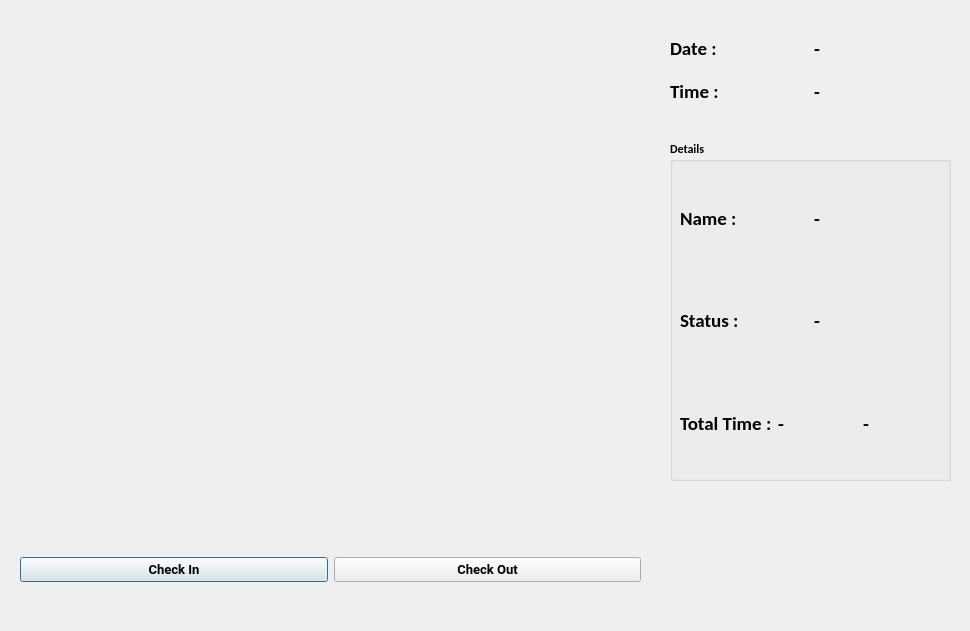
<?xml version="1.0" encoding="UTF-8"?>
<ui version="4.0">
 <class>OutputDialog</class>
 <widget class="QDialog" name="OutputDialog">
  <property name="geometry">
   <rect>
    <x>0</x>
    <y>0</y>
    <width>970</width>
    <height>631</height>
   </rect>
  </property>
  <property name="minimumSize">
   <size>
    <width>0</width>
    <height>0</height>
   </size>
  </property>
  <property name="maximumSize">
   <size>
    <width>1920</width>
    <height>1080</height>
   </size>
  </property>
  <property name="font">
   <font>
    <family>Calibri</family>
    <weight>75</weight>
    <bold>true</bold>
   </font>
  </property>
  <property name="windowTitle">
   <string>Facial Recognition</string>
  </property>
  <property name="windowIcon">
   <iconset resource="resource.qrc">
    <normaloff>:/icon/icon.png</normaloff>:/icon/icon.png</iconset>
  </property>
  <widget class="QLabel" name="imgLabel">
   <property name="geometry">
    <rect>
     <x>0</x>
     <y>0</y>
     <width>640</width>
     <height>480</height>
    </rect>
   </property>
   <property name="minimumSize">
    <size>
     <width>640</width>
     <height>480</height>
    </size>
   </property>
   <property name="maximumSize">
    <size>
     <width>640</width>
     <height>480</height>
    </size>
   </property>
   <property name="text">
    <string/>
   </property>
  </widget>
  <widget class="QWidget" name="horizontalLayoutWidget">
   <property name="geometry">
    <rect>
     <x>20</x>
     <y>530</y>
     <width>621</width>
     <height>80</height>
    </rect>
   </property>
   <layout class="QHBoxLayout" name="horizontalLayout">
    <item>
     <widget class="QPushButton" name="CheckInButton">
      <property name="font">
       <font>
        <family>Roboto</family>
        <pointsize>10</pointsize>
        <weight>75</weight>
        <bold>true</bold>
       </font>
      </property>
      <property name="text">
       <string>Check In</string>
      </property>
      <property name="checkable">
       <bool>true</bool>
      </property>
     </widget>
    </item>
    <item>
     <widget class="QPushButton" name="CheckOutButton">
      <property name="font">
       <font>
        <family>Roboto</family>
        <pointsize>10</pointsize>
        <weight>75</weight>
        <bold>true</bold>
       </font>
      </property>
      <property name="text">
       <string>Check Out</string>
      </property>
      <property name="checkable">
       <bool>true</bool>
      </property>
     </widget>
    </item>
   </layout>
  </widget>
  <widget class="QWidget" name="gridLayoutWidget">
   <property name="geometry">
    <rect>
     <x>670</x>
     <y>30</y>
     <width>281</width>
     <height>80</height>
    </rect>
   </property>
   <layout class="QGridLayout" name="gridLayout">
    <item row="0" column="0">
     <layout class="QHBoxLayout" name="horizontalLayout_2">
      <item>
       <widget class="QLabel" name="label">
        <property name="font">
         <font>
          <family>Calibri</family>
          <pointsize>14</pointsize>
          <weight>75</weight>
          <bold>true</bold>
         </font>
        </property>
        <property name="text">
         <string>Date :</string>
        </property>
       </widget>
      </item>
      <item>
       <widget class="QLabel" name="Date_Label">
        <property name="font">
         <font>
          <family>Calibri</family>
          <pointsize>14</pointsize>
          <weight>75</weight>
          <bold>true</bold>
         </font>
        </property>
        <property name="text">
         <string>-</string>
        </property>
       </widget>
      </item>
     </layout>
    </item>
    <item row="1" column="0">
     <layout class="QHBoxLayout" name="horizontalLayout_3">
      <item>
       <widget class="QLabel" name="label_2">
        <property name="font">
         <font>
          <family>Calibri</family>
          <pointsize>14</pointsize>
          <weight>75</weight>
          <bold>true</bold>
         </font>
        </property>
        <property name="text">
         <string>Time :</string>
        </property>
       </widget>
      </item>
      <item>
       <widget class="QLabel" name="Time_Label">
        <property name="font">
         <font>
          <family>Calibri</family>
          <pointsize>14</pointsize>
          <weight>75</weight>
          <bold>true</bold>
         </font>
        </property>
        <property name="text">
         <string>-</string>
        </property>
       </widget>
      </item>
     </layout>
    </item>
   </layout>
  </widget>
  <widget class="QGroupBox" name="groupBox">
   <property name="geometry">
    <rect>
     <x>670</x>
     <y>140</y>
     <width>281</width>
     <height>341</height>
    </rect>
   </property>
   <property name="title">
    <string>Details</string>
   </property>
   <widget class="QWidget" name="gridLayoutWidget_2">
    <property name="geometry">
     <rect>
      <x>10</x>
      <y>30</y>
      <width>261</width>
      <height>301</height>
     </rect>
    </property>
    <layout class="QGridLayout" name="gridLayout_2">
     <item row="1" column="0">
      <layout class="QHBoxLayout" name="horizontalLayout_5">
       <item>
        <widget class="QLabel" name="label_4">
         <property name="font">
          <font>
           <family>Calibri</family>
           <pointsize>14</pointsize>
           <weight>75</weight>
           <bold>true</bold>
          </font>
         </property>
         <property name="text">
          <string>Status :</string>
         </property>
        </widget>
       </item>
       <item>
        <widget class="QLabel" name="StatusLabel">
         <property name="font">
          <font>
           <family>Calibri</family>
           <pointsize>14</pointsize>
           <weight>75</weight>
           <bold>true</bold>
          </font>
         </property>
         <property name="text">
          <string>-</string>
         </property>
        </widget>
       </item>
      </layout>
     </item>
     <item row="0" column="0">
      <layout class="QHBoxLayout" name="horizontalLayout_4">
       <item>
        <widget class="QLabel" name="label_3">
         <property name="font">
          <font>
           <family>Calibri</family>
           <pointsize>14</pointsize>
           <weight>75</weight>
           <bold>true</bold>
          </font>
         </property>
         <property name="text">
          <string>Name :</string>
         </property>
        </widget>
       </item>
       <item>
        <widget class="QLabel" name="NameLabel">
         <property name="font">
          <font>
           <family>Calibri</family>
           <pointsize>14</pointsize>
           <weight>75</weight>
           <bold>true</bold>
          </font>
         </property>
         <property name="text">
          <string>-</string>
         </property>
        </widget>
       </item>
      </layout>
     </item>
     <item row="2" column="0">
      <layout class="QGridLayout" name="gridLayout_3">
       <item row="0" column="0">
        <layout class="QHBoxLayout" name="horizontalLayout_7">
         <item>
          <widget class="QLabel" name="label_6">
           <property name="font">
            <font>
             <family>Calibri</family>
             <pointsize>14</pointsize>
             <weight>75</weight>
             <bold>true</bold>
            </font>
           </property>
           <property name="text">
            <string>Total Time :</string>
           </property>
          </widget>
         </item>
         <item>
          <widget class="QLabel" name="HoursLabel">
           <property name="font">
            <font>
             <family>Calibri</family>
             <pointsize>14</pointsize>
             <weight>75</weight>
             <bold>true</bold>
            </font>
           </property>
           <property name="text">
            <string>-</string>
           </property>
          </widget>
         </item>
         <item>
          <widget class="QLabel" name="MinLabel">
           <property name="font">
            <font>
             <family>Calibri</family>
             <pointsize>14</pointsize>
             <weight>75</weight>
             <bold>true</bold>
            </font>
           </property>
           <property name="text">
            <string>-</string>
           </property>
          </widget>
         </item>
        </layout>
       </item>
      </layout>
     </item>
    </layout>
   </widget>
  </widget>
 </widget>
 <resources>
  <include location="resource.qrc"/>
 </resources>
 <connections/>
</ui>
